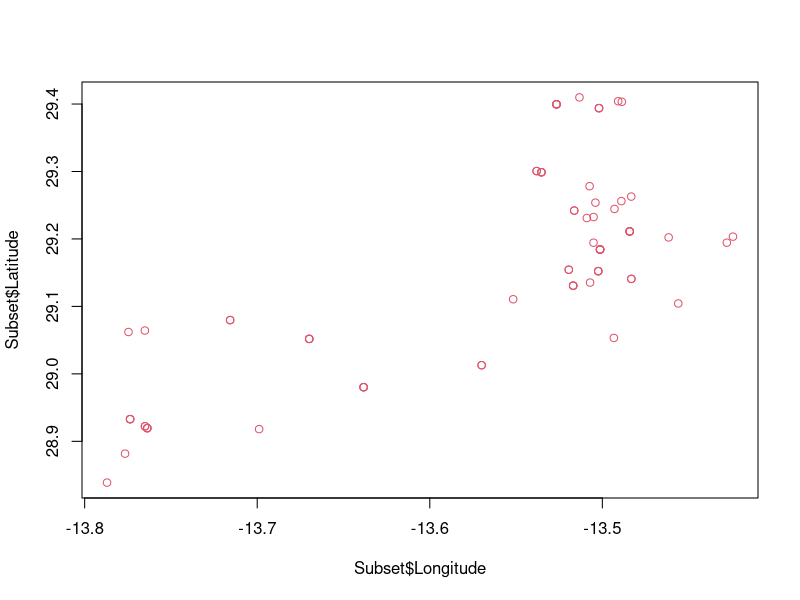
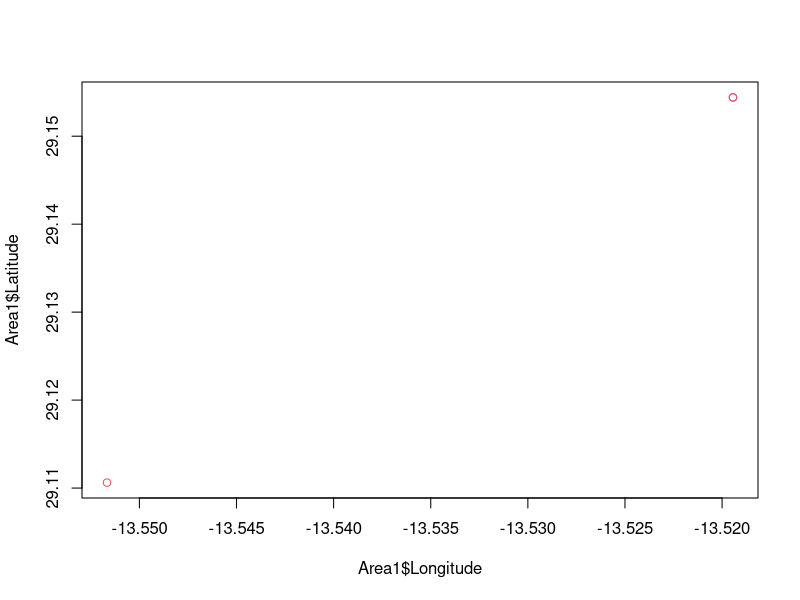
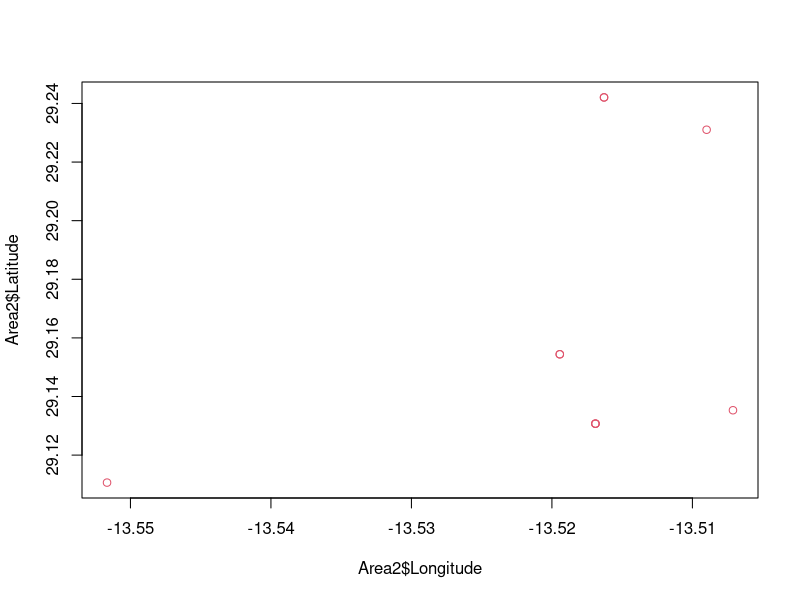
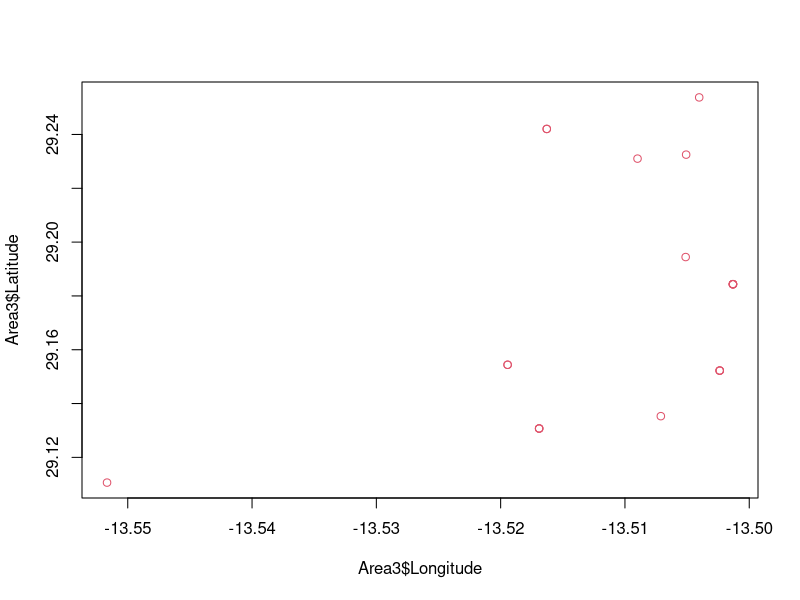
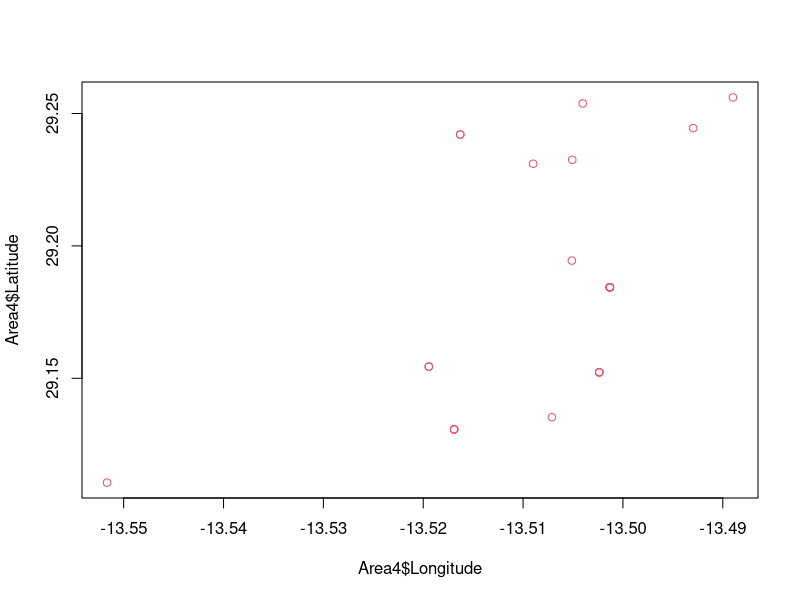
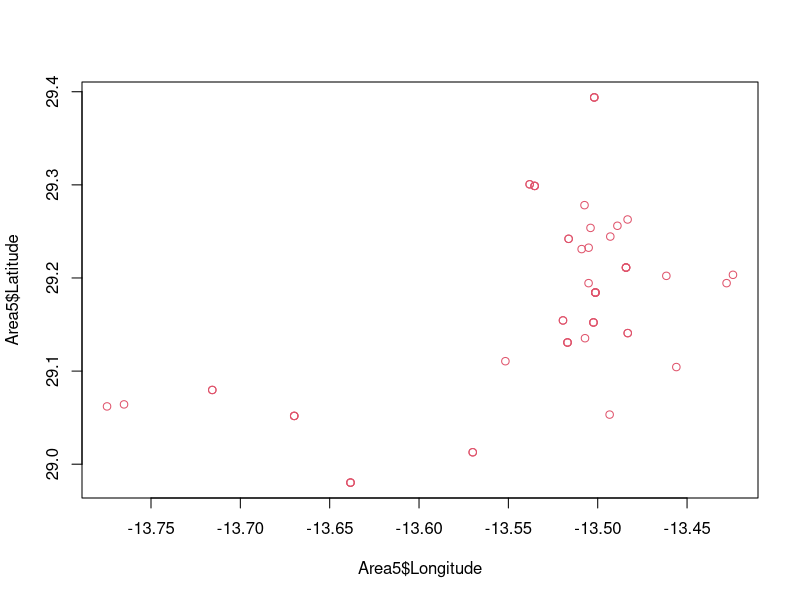
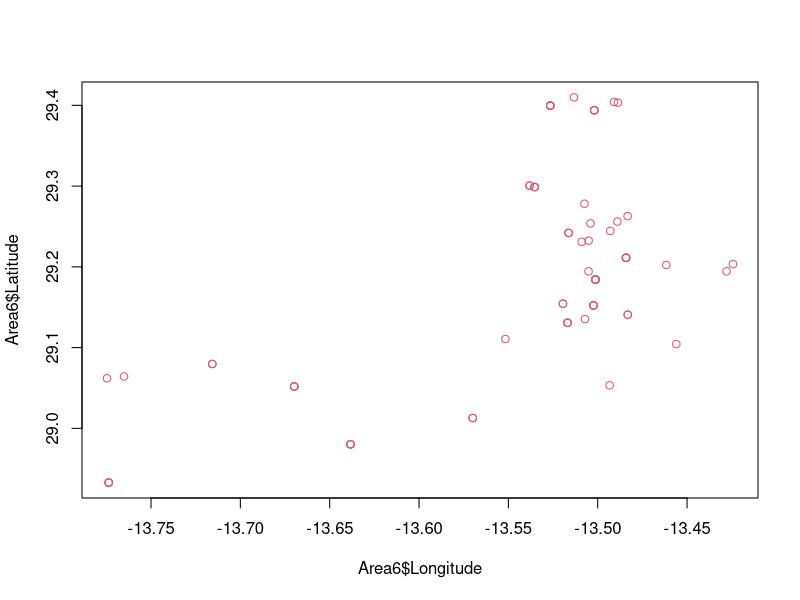
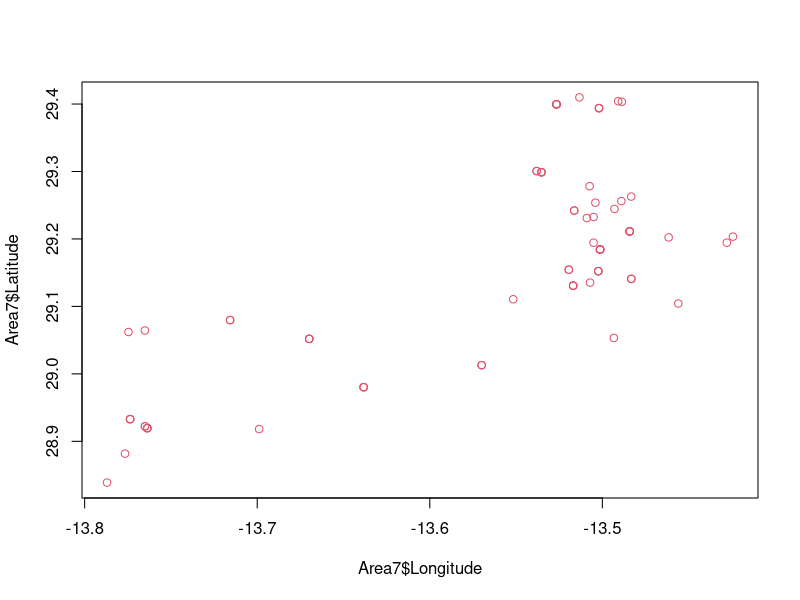

The R script that drew these images, in order:
#Set working directory
setwd("C:/Shilcusky/Documents/GitHub/Shilcusky/Dysdera Project")
#Load in data packages for later use
library(vegan)

#Read data csv. of geographical distribution of Dysdera species in the Canary Islands
df1 <- read.csv("Dysdera.csv", header =T)
Dysdera <- df1[,c(-2,-3,-5,-8,-9)]
subset(Dysdera, Dysdera$Island == "Lanzarote")
Subset <- subset(Dysdera, Dysdera$Island == "Lanzarote")

#Reading in the data for the artificial brightness values obtained from each point of latitude + longitude
df2 <- read.csv("Dysdera Artificial Brightness.csv", header =T)
#Creating a new matrix
Brightness.mat <- as.matrix(df2)
#Removing unnecessary columns
Brightness <- Brightness.mat[,c(-4,-5)]

#Merging the 2 datasets together by the uniting factor of Latitude and Longitude
merge(Dysdera,Brightness, by=c("Latitude","Longitude"))

#New dataframe created to indicate that each species is being treated as if it were its own island. Only Lanzarote Dysdera are being observed
FiveIslands <- subset(Dysdera, Dysdera$Island == "Lanzarote")
table(Subset$Species)
#Creating a usable matrix with the data
FiveIslands <- as.matrix(Subset)

#Function to give each row its own unique number
Subset$Count <- 1
#Using an aggregate function to obtain a sum of individuals present for each of the 5 Dysdera species
df2<- aggregate(Subset$Count, by= list(Subset$Species),FUN=sum)

#Changing the name of the dataframe for clarity's sake
SpeciesCount <- df2

#Plotting location of all 74 individuals on Lanzarote relative to Latitude and Longitude
plot(Subset$Longitude,Subset$Latitude, col = 10)
summary(Subset)
#Added to help obtain the smoothest rarefaction curve pathway, small increments
bb <-0.053
dd <-0.01

#Creating more precise quadrants to obtain the number of species from. Increasing area by increments of 0.01
#growth = delta*Area number + base
Area1<- subset(Subset, Subset$Latitude>(29.16-(bb)) & Subset$Latitude<(29.19+(bb)) & Subset$Longitude>(-13.57-(bb)) & Subset$Longitude<(-13.57+(bb)))
plot(Area1$Longitude,Area1$Latitude, col = 10)
Area1Count<- aggregate(Area1$Count, by= list(Area1$Species),FUN=sum)

Area2<- subset(Subset, Subset$Latitude>(29.16-(bb+1*dd)) & Subset$Latitude<(29.19+(bb+1*dd)) & Subset$Longitude>(-13.57-(bb+1*dd)) & Subset$Longitude<(-13.57+(bb+1*dd)))
plot(Area2$Longitude,Area2$Latitude, col = 10)
Area2Count<- aggregate(Area2$Count, by= list(Area2$Species),FUN=sum)

Area3<- subset(Subset, Subset$Latitude>(29.16-(bb+2*dd)) & Subset$Latitude<(29.19+(bb+2*dd)) & Subset$Longitude>(-13.57-(bb+2*dd)) & Subset$Longitude<(-13.57+(bb+2*dd)))
plot(Area3$Longitude,Area3$Latitude, col = 10)
Area3Count<- aggregate(Area3$Count, by= list(Area3$Species),FUN=sum)

Area4<- subset(Subset, Subset$Latitude>(29.16-(bb+3*dd)) & Subset$Latitude<(29.19+(bb+3*dd))& Subset$Longitude>(-13.57-(bb+3*dd)) & Subset$Longitude<(-13.57+(bb+3*dd)))
plot(Area4$Longitude,Area4$Latitude, col = 10)
Area4Count<- aggregate(Area4$Count, by= list(Area4$Species),FUN=sum)

Area5<- subset(Subset, Subset$Latitude>(29.16-0.205) & Subset$Latitude<(29.19+0.205) & Subset$Longitude>(-13.57-0.205) & Subset$Longitude<(-13.57+0.205))
plot(Area5$Longitude,Area5$Latitude, col = 10)
Area5Count<- aggregate(Area5$Count, by= list(Area5$Species),FUN=sum)

Area6<- subset(Subset, Subset$Latitude>(29.16-0.23) & Subset$Latitude<(29.19+0.23) & Subset$Longitude>(-13.57-0.23) & Subset$Longitude<(-13.57+0.23))
plot(Area6$Longitude,Area6$Latitude, col = 10)
Area6Count<- aggregate(Area6$Count, by= list(Area6$Species),FUN=sum)

Area7<- subset(Subset, Subset$Latitude>(29.16-0.4) & Subset$Latitude<(29.19+0.4) & Subset$Longitude>(-13.57-0.4) & Subset$Longitude<(-13.57+0.4))
plot(Area7$Longitude,Area7$Latitude, col = 10)
Area7Count<- aggregate(Area7$Count, by= list(Area7$Species),FUN=sum)

#The area of each quadrant has been calculated in a separate excel sheet by squaring the edge distance, which was configurated by increasing the scalar values, which were found by increasing (0.053) by increments of dd (0.01) for each area
Area <- c(0.011236, 0.015876,0.021316,0.027556, 0.034596, 0.042436, 0.051076)
#The aggregate function was used to do a species count of each Area
Richness <-c(3,4,5,5,5,5,5)

#Create a new dataframe of Area by Richness
RichnessArea <- data.frame(Area,Richness)
#Plot the rarefaction curve to find species richness, add main heading and change x and y labels, add some color and pizazz 
plot(RichnessArea$Area, RichnessArea$Richness, type = "b", xlab = "Area (degrees squared)", ylab = "Number of species", main = "Number of species per Area", pch =10, col= 2)

#Rarefaction Curve Done, Histogram Time

#The columns including latitude and longitude are being excluded from the original matrix
DysderaAndBright<- Brightness.mat[,c(-2,-3)]
#A histogram will be created to graph artificial brightness against number of individuals
hist(DysderaAndBright, xlab = "Artificial Brightness (μcd/m2)", ylab = "Number of Individuals", main ="Dysdera Distribution in Relation to Artificial Brightness", col = "orange", border = "black")

############AND SCENE##############



